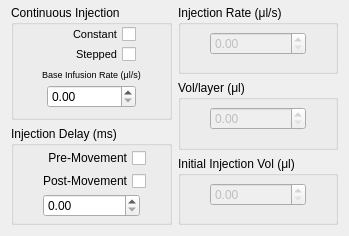
     <widget class="QWidget" name="InjectionControl">
      <property name="geometry">
       <rect>
        <x>0</x>
        <y>0</y>
        <width>349</width>
        <height>236</height>
       </rect>
      </property>
      <attribute name="label">
       <string>                       Injection Control</string>
      </attribute>
      <layout class="QGridLayout" name="gridLayout_10" columnstretch="1,1">
       <property name="topMargin">
        <number>5</number>
       </property>
       <property name="rightMargin">
        <number>11</number>
       </property>
       <item row="0" column="0">
        <layout class="QGridLayout" name="gridLayout_4" rowstretch="7,6">
         <item row="0" column="0">
          <widget class="QGroupBox" name="ContInjectionBox">
           <property name="title">
            <string>Continuous Injection</string>
           </property>
           <layout class="QGridLayout" name="gridLayout_14" columnstretch="1,4,1">
            <property name="leftMargin">
             <number>5</number>
            </property>
            <property name="topMargin">
             <number>0</number>
            </property>
            <property name="rightMargin">
             <number>5</number>
            </property>
            <property name="verticalSpacing">
             <number>1</number>
            </property>
            <item row="6" column="1">
             <widget class="QDoubleSpinBox" name="BaseInfusionParam">
              <property name="sizePolicy">
               <sizepolicy hsizetype="Minimum" vsizetype="Fixed">
                <horstretch>0</horstretch>
                <verstretch>0</verstretch>
               </sizepolicy>
              </property>
             </widget>
            </item>
            <item row="0" column="1">
             <widget class="QCheckBox" name="ContinuousInjection">
              <property name="enabled">
               <bool>true</bool>
              </property>
              <property name="font">
               <font>
                <family>MS Shell Dlg 2</family>
                <pointsize>8</pointsize>
                <weight>50</weight>
                <italic>false</italic>
                <bold>false</bold>
               </font>
              </property>
              <property name="layoutDirection">
               <enum>Qt::RightToLeft</enum>
              </property>
              <property name="styleSheet">
               <string notr="true">font: 8pt &quot;MS Shell Dlg 2&quot;;</string>
              </property>
              <property name="text">
               <string>Constant</string>
              </property>
             </widget>
            </item>
            <item row="3" column="0" colspan="3">
             <widget class="QLabel" name="BaseInfusionRateTitle">
              <property name="font">
               <font>
                <pointsize>6</pointsize>
               </font>
              </property>
              <property name="text">
               <string>&lt;html&gt;&lt;head/&gt;&lt;body&gt;&lt;p align=&quot;center&quot;&gt;&lt;span style=&quot; font-size:7pt;&quot;&gt;Base Infusion Rate (μl/s)&lt;/span&gt;&lt;/p&gt;&lt;/body&gt;&lt;/html&gt;</string>
              </property>
             </widget>
            </item>
            <item row="6" column="2">
             <spacer name="horizontalSpacer">
              <property name="orientation">
               <enum>Qt::Horizontal</enum>
              </property>
              <property name="sizeHint" stdset="0">
               <size>
                <width>40</width>
                <height>20</height>
               </size>
              </property>
             </spacer>
            </item>
            <item row="6" column="0">
             <spacer name="horizontalSpacer_2">
              <property name="orientation">
               <enum>Qt::Horizontal</enum>
              </property>
              <property name="sizeHint" stdset="0">
               <size>
                <width>40</width>
                <height>20</height>
               </size>
              </property>
             </spacer>
            </item>
            <item row="1" column="1">
             <widget class="QCheckBox" name="SteppedContInjection">
              <property name="enabled">
               <bool>true</bool>
              </property>
              <property name="font">
               <font>
                <family>MS Shell Dlg 2</family>
                <pointsize>8</pointsize>
                <weight>50</weight>
                <italic>false</italic>
                <bold>false</bold>
               </font>
              </property>
              <property name="layoutDirection">
               <enum>Qt::RightToLeft</enum>
              </property>
              <property name="styleSheet">
               <string notr="true">font: 8pt &quot;MS Shell Dlg 2&quot;;</string>
              </property>
              <property name="text">
               <string>Stepped</string>
              </property>
             </widget>
            </item>
           </layout>
          </widget>
         </item>
         <item row="1" column="0">
          <widget class="QGroupBox" name="InjectionDelayBox">
           <property name="title">
            <string>Injection Delay (ms)</string>
           </property>
           <layout class="QGridLayout" name="gridLayout_16" rowstretch="3,0,0" columnstretch="0,0,0">
            <property name="leftMargin">
             <number>5</number>
            </property>
            <property name="topMargin">
             <number>0</number>
            </property>
            <property name="rightMargin">
             <number>5</number>
            </property>
            <property name="bottomMargin">
             <number>0</number>
            </property>
            <property name="verticalSpacing">
             <number>1</number>
            </property>
            <item row="0" column="2">
             <spacer name="horizontalSpacer_5">
              <property name="orientation">
               <enum>Qt::Horizontal</enum>
              </property>
              <property name="sizeHint" stdset="0">
               <size>
                <width>40</width>
                <height>20</height>
               </size>
              </property>
             </spacer>
            </item>
            <item row="1" column="1">
             <widget class="QCheckBox" name="PostMovementCheckbox">
              <property name="layoutDirection">
               <enum>Qt::RightToLeft</enum>
              </property>
              <property name="text">
               <string>Post-Movement</string>
              </property>
             </widget>
            </item>
            <item row="0" column="1">
             <widget class="QCheckBox" name="PreMovementCheckbox">
              <property name="layoutDirection">
               <enum>Qt::RightToLeft</enum>
              </property>
              <property name="text">
               <string>Pre-Movement</string>
              </property>
             </widget>
            </item>
            <item row="0" column="0">
             <spacer name="horizontalSpacer_6">
              <property name="orientation">
               <enum>Qt::Horizontal</enum>
              </property>
              <property name="sizeHint" stdset="0">
               <size>
                <width>40</width>
                <height>20</height>
               </size>
              </property>
             </spacer>
            </item>
            <item row="2" column="0" colspan="3">
             <layout class="QHBoxLayout" name="horizontalLayout" stretch="1,4,1">
              <item>
               <spacer name="horizontalSpacer_4">
                <property name="orientation">
                 <enum>Qt::Horizontal</enum>
                </property>
                <property name="sizeHint" stdset="0">
                 <size>
                  <width>40</width>
                  <height>20</height>
                 </size>
                </property>
               </spacer>
              </item>
              <item>
               <widget class="QDoubleSpinBox" name="InjectionDelayParam">
                <property name="sizePolicy">
                 <sizepolicy hsizetype="Minimum" vsizetype="Fixed">
                  <horstretch>0</horstretch>
                  <verstretch>0</verstretch>
                 </sizepolicy>
                </property>
                <property name="maximum">
                 <double>9999.000000000000000</double>
                </property>
               </widget>
              </item>
              <item>
               <spacer name="horizontalSpacer_3">
                <property name="orientation">
                 <enum>Qt::Horizontal</enum>
                </property>
                <property name="sizeHint" stdset="0">
                 <size>
                  <width>40</width>
                  <height>20</height>
                 </size>
                </property>
               </spacer>
              </item>
             </layout>
            </item>
           </layout>
          </widget>
         </item>
        </layout>
       </item>
       <item row="0" column="1">
        <layout class="QGridLayout" name="gridLayout_5">
         <item row="1" column="0">
          <widget class="QGroupBox" name="VolPerLayerBox">
           <property name="title">
            <string>Vol/layer (μl)</string>
           </property>
           <layout class="QGridLayout" name="gridLayout_18" columnstretch="1,4,1">
            <property name="leftMargin">
             <number>5</number>
            </property>
            <property name="topMargin">
             <number>0</number>
            </property>
            <property name="rightMargin">
             <number>5</number>
            </property>
            <item row="0" column="0">
             <spacer name="horizontalSpacer_9">
              <property name="orientation">
               <enum>Qt::Horizontal</enum>
              </property>
              <property name="sizeHint" stdset="0">
               <size>
                <width>19</width>
                <height>17</height>
               </size>
              </property>
             </spacer>
            </item>
            <item row="0" column="1">
             <widget class="QDoubleSpinBox" name="VolPerLayerParam">
              <property name="enabled">
               <bool>false</bool>
              </property>
              <property name="sizePolicy">
               <sizepolicy hsizetype="Preferred" vsizetype="Fixed">
                <horstretch>0</horstretch>
                <verstretch>0</verstretch>
               </sizepolicy>
              </property>
             </widget>
            </item>
            <item row="0" column="2">
             <spacer name="horizontalSpacer_10">
              <property name="orientation">
               <enum>Qt::Horizontal</enum>
              </property>
              <property name="sizeHint" stdset="0">
               <size>
                <width>40</width>
                <height>20</height>
               </size>
              </property>
             </spacer>
            </item>
           </layout>
          </widget>
         </item>
         <item row="2" column="0">
          <widget class="QGroupBox" name="InitialVolumeBox">
           <property name="title">
            <string>Initial Injection Vol (μl)</string>
           </property>
           <layout class="QGridLayout" name="gridLayout_17" columnstretch="1,4,1">
            <property name="leftMargin">
             <number>5</number>
            </property>
            <property name="topMargin">
             <number>0</number>
            </property>
            <property name="rightMargin">
             <number>5</number>
            </property>
            <item row="0" column="0">
             <spacer name="horizontalSpacer_7">
              <property name="orientation">
               <enum>Qt::Horizontal</enum>
              </property>
              <property name="sizeHint" stdset="0">
               <size>
                <width>40</width>
                <height>20</height>
               </size>
              </property>
             </spacer>
            </item>
            <item row="0" column="1">
             <widget class="QDoubleSpinBox" name="InitialVolumeParam">
              <property name="enabled">
               <bool>false</bool>
              </property>
              <property name="sizePolicy">
               <sizepolicy hsizetype="Preferred" vsizetype="Fixed">
                <horstretch>0</horstretch>
                <verstretch>0</verstretch>
               </sizepolicy>
              </property>
             </widget>
            </item>
            <item row="0" column="2">
             <spacer name="horizontalSpacer_8">
              <property name="orientation">
               <enum>Qt::Horizontal</enum>
              </property>
              <property name="sizeHint" stdset="0">
               <size>
                <width>40</width>
                <height>20</height>
               </size>
              </property>
             </spacer>
            </item>
           </layout>
          </widget>
         </item>
         <item row="0" column="0">
          <widget class="QGroupBox" name="InjectionRateBox">
           <property name="enabled">
            <bool>true</bool>
           </property>
           <property name="title">
            <string>Injection Rate (μl/s)</string>
           </property>
           <layout class="QGridLayout" name="gridLayout_19" columnstretch="1,4,1">
            <property name="leftMargin">
             <number>5</number>
            </property>
            <property name="topMargin">
             <number>0</number>
            </property>
            <property name="rightMargin">
             <number>5</number>
            </property>
            <item row="0" column="0">
             <spacer name="horizontalSpacer_11">
              <property name="orientation">
               <enum>Qt::Horizontal</enum>
              </property>
              <property name="sizeHint" stdset="0">
               <size>
                <width>19</width>
                <height>17</height>
               </size>
              </property>
             </spacer>
            </item>
            <item row="0" column="1">
             <widget class="QDoubleSpinBox" name="InjectionRateParam">
              <property name="enabled">
               <bool>false</bool>
              </property>
              <property name="sizePolicy">
               <sizepolicy hsizetype="Minimum" vsizetype="Fixed">
                <horstretch>0</horstretch>
                <verstretch>0</verstretch>
               </sizepolicy>
              </property>
             </widget>
            </item>
            <item row="0" column="2">
             <spacer name="horizontalSpacer_12">
              <property name="orientation">
               <enum>Qt::Horizontal</enum>
              </property>
              <property name="sizeHint" stdset="0">
               <size>
                <width>19</width>
                <height>17</height>
               </size>
              </property>
             </spacer>
            </item>
           </layout>
          </widget>
         </item>
        </layout>
       </item>
      </layout>
     </widget>
